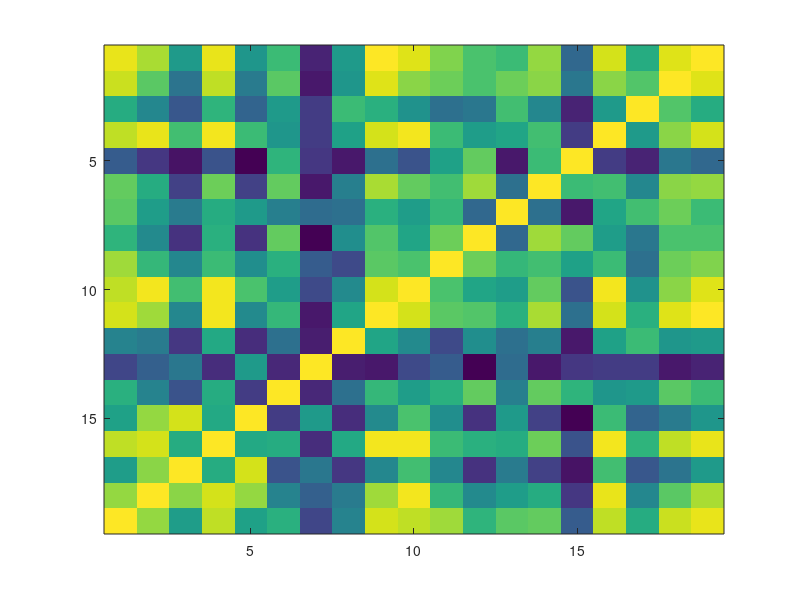

Recreate this plot in MATLAB. (Note: this script raises an error after producing the figure.)
clc
clear
close all

data=load('sample_data.txt');
categories={'Na','Mg','Si','K','Ca','Al','Mn','Cu','Rb','Sr','Mo','Sb','Ba','U','Be','B','Zn','Pb','Li'};

set(figure,'Units','normalized','Position',[0,0,1,1]);
corrmatrix = corrcoef(data);
corrmatrix = flipud(corrmatrix);
imagesc(corrmatrix),colormap(parula);
atick=1:1:length(categories);
title('Correlation Matrix');
axis square, colorbar  hold
set(gca,'XTick',atick);
set(gca,'YTick',atick);
set(gca,'XTickLabel',categories,'YTickLabel',flipud(categories))

set(figure,'Units','normalized','Position',[0,0,1,1]);
imagesc(corrmatrix);colormap(parula);
caxis([-1,1])

%for creating a custom colormap to group all correlations above and below a
%threshold to be of a single color
map=colormap;
map(1:6, :) = repmat([0 0 0], 6, 1);
map(end-5:end, :) = repmat([1 1 1], 6, 1);

colormap(map)
atick=1:1:length(categories);
title('Grouped Correlation matrix');
axis square,  colorbar  hold
set(gca,'XTick',atick);
set(gca,'YTick',atick);
set(gca,'XTickLabel',categories,'YTickLabel',flipud(categories))

figure()
boxplot(data,'orientation','horizontal','labels',categories);
title('Boxplot for all elements and nutrients');
xlabel('Concentration in µg/L');

w=1./var(data);
[wcoeff,score,latent,tsquared,explained]=pca(data,'VariableWeights',w);

figure()
pareto(explained)
xlabel('Principal Component');
ylabel('Variance Explained (%)');
title('Data for all elements and nutrients');
coefforth=inv(diag(std(data)))*wcoeff;
clear coefforth
coefforth = diag(sqrt(w))*wcoeff;
cscores = zscore(data)*coefforth;
[st2,index] = sort(tsquared,'descend'); % sort in descending order


figure()
biplot(coefforth(:,1:2),'scores',score(:,1:2),'varlabels',categories);
title('All PC (rep. as points) and score (rep. as vectors) distribution');

figure()
biplot(coefforth(:,1:3),'scores',score(:,1:3),'varlabels',categories);
title('All PC (rep. as points) and score (rep. as vectors) distribution');

LargeDataSet=load('sample_data.txt');
LargeDataSet=LargeDataSet';
labels ={'Na','Mg','Si','K','Ca','Al','Mn','Cu','Rb','Sr','Mo','Sb','Ba','U','Be','B','Zn','Pb','Li'};
tree = linkage(LargeDataSet,'average'); 
figure();

% dendrogram(tree,'ColorThreshold','default');
[H,~,~]=dendrogram(tree);
grid on; grid minor;
% ylim([1 10000]);
hAxis = get(H(1),'parent');
perm = str2num(get(hAxis,'XtickLabel'));
set(hAxis,'XTickLabel',labels(perm));
set(gca,'yscale','log');
